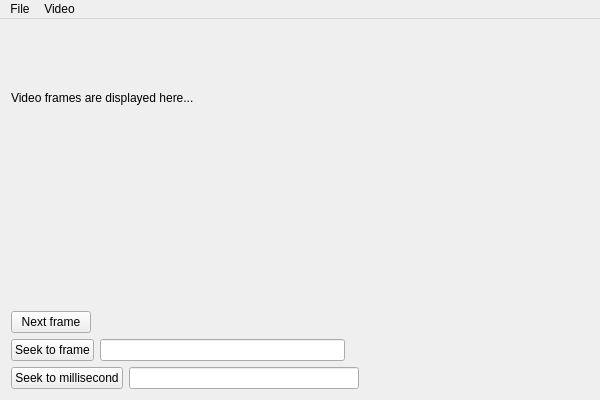
<?xml version="1.0" encoding="UTF-8"?>
<ui version="4.0">
 <class>MainWindow</class>
 <widget class="QMainWindow" name="MainWindow">
  <property name="geometry">
   <rect>
    <x>0</x>
    <y>0</y>
    <width>600</width>
    <height>400</height>
   </rect>
  </property>
  <property name="windowTitle">
   <string>QTFFmpegWrapper demonstration</string>
  </property>
  <property name="windowIcon">
   <iconset>
    <normaloff>:/logo3.png</normaloff>:/logo3.png</iconset>
  </property>
  <widget class="QWidget" name="centralWidget">
   <layout class="QVBoxLayout" name="verticalLayout">
    <item>
     <widget class="QLabel" name="labelVideoFrame">
      <property name="text">
       <string>Video frames are displayed here...</string>
      </property>
     </widget>
    </item>
    <item>
     <widget class="QLabel" name="labelVideoInfo">
      <property name="text">
       <string/>
      </property>
     </widget>
    </item>
    <item>
     <layout class="QHBoxLayout" name="horizontalLayout_3">
      <item>
       <widget class="QPushButton" name="pushButtonNextFrame">
        <property name="text">
         <string>Next frame</string>
        </property>
       </widget>
      </item>
      <item>
       <spacer name="horizontalSpacer_3">
        <property name="orientation">
         <enum>Qt::Horizontal</enum>
        </property>
        <property name="sizeHint" stdset="0">
         <size>
          <width>40</width>
          <height>20</height>
         </size>
        </property>
       </spacer>
      </item>
     </layout>
    </item>
    <item>
     <layout class="QHBoxLayout" name="horizontalLayout">
      <item>
       <widget class="QPushButton" name="pushButtonSeekFrame">
        <property name="text">
         <string>Seek to frame</string>
        </property>
       </widget>
      </item>
      <item>
       <widget class="QLineEdit" name="lineEditFrame"/>
      </item>
      <item>
       <spacer name="horizontalSpacer">
        <property name="orientation">
         <enum>Qt::Horizontal</enum>
        </property>
        <property name="sizeHint" stdset="0">
         <size>
          <width>40</width>
          <height>20</height>
         </size>
        </property>
       </spacer>
      </item>
     </layout>
    </item>
    <item>
     <layout class="QHBoxLayout" name="horizontalLayout_2">
      <item>
       <widget class="QPushButton" name="pushButtonSeekMillisecond">
        <property name="text">
         <string>Seek to millisecond</string>
        </property>
       </widget>
      </item>
      <item>
       <widget class="QLineEdit" name="lineEditMillisecond"/>
      </item>
      <item>
       <spacer name="horizontalSpacer_2">
        <property name="orientation">
         <enum>Qt::Horizontal</enum>
        </property>
        <property name="sizeHint" stdset="0">
         <size>
          <width>40</width>
          <height>20</height>
         </size>
        </property>
       </spacer>
      </item>
     </layout>
    </item>
   </layout>
  </widget>
  <widget class="QMenuBar" name="menuBar">
   <property name="geometry">
    <rect>
     <x>0</x>
     <y>0</y>
     <width>600</width>
     <height>18</height>
    </rect>
   </property>
   <widget class="QMenu" name="menuFile">
    <property name="title">
     <string>File</string>
    </property>
    <addaction name="actionQuit"/>
   </widget>
   <widget class="QMenu" name="menuVideo">
    <property name="title">
     <string>Video</string>
    </property>
    <addaction name="actionLoad_video"/>
    <addaction name="actionSave_synthetic_video"/>
   </widget>
   <addaction name="menuFile"/>
   <addaction name="menuVideo"/>
  </widget>
  <action name="actionQuit">
   <property name="text">
    <string>Quit</string>
   </property>
   <property name="shortcut">
    <string>Ctrl+Q</string>
   </property>
  </action>
  <action name="actionLoad_video">
   <property name="text">
    <string>Load video</string>
   </property>
   <property name="shortcut">
    <string>Ctrl+L</string>
   </property>
  </action>
  <action name="actionSave_synthetic_video">
   <property name="text">
    <string>Save synthetic video</string>
   </property>
   <property name="shortcut">
    <string>Ctrl+S</string>
   </property>
  </action>
 </widget>
 <layoutdefault spacing="6" margin="11"/>
 <resources/>
 <connections/>
</ui>
